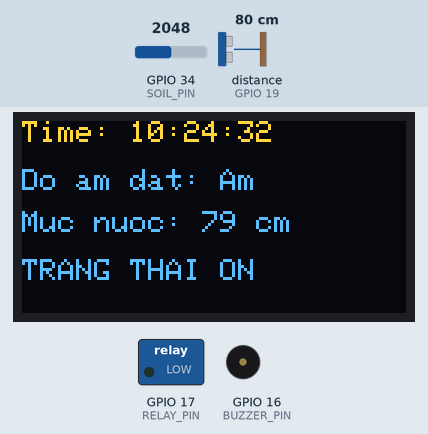
This sketch was run on a simulated ESP32. Parts: 128×64 one-colour display, switched loads named in the sketch (green lamp = pin HIGH), buzzer (waves = sounding, pin HIGH). Wiring (inferred from the names in the program): ultrasonic range finder: trigger GPIO 18; echo GPIO 19. Inputs (shaded band) come from the test bench; at power-on: distance to the obstacle (sensor on GPIO 19) 80 cm, GPIO 34 (SOIL_PIN) = 2048. The echo pulse lasts 58.3 µs per cm; the OLED is the two-colour kind (top 16 rows yellow); WiFi joins after 1.5 s; servers stay silent unless stated; the local clock reads 2024-03-15 10:24:30 at power-on unless the sketch sets it; pins used as bus, display or sensor lines are not drawn.

Above: at 2.7 s.
2.8 s: distance to the obstacle (sensor on GPIO 19) set to 8 cm
At 3.9 s:
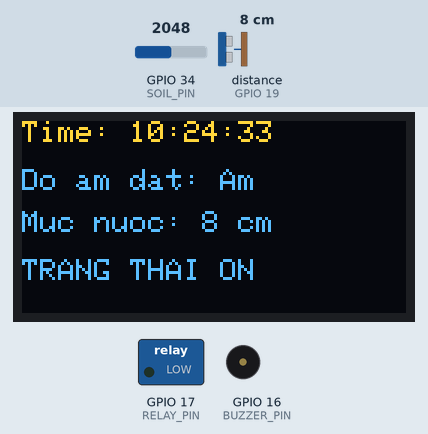
5.6 s: distance to the obstacle (sensor on GPIO 19) set to 5 cm
At 6.7 s:
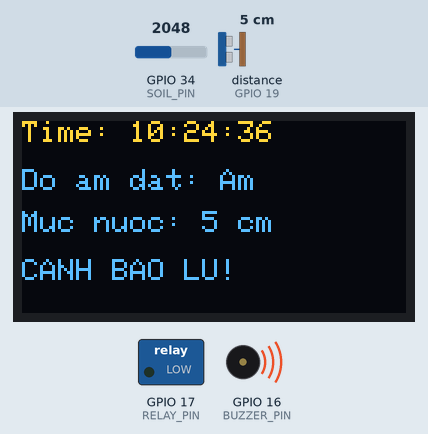
9.7 s: GPIO 34 (SOIL_PIN) set to 2411
11.7 s: GPIO 34 (SOIL_PIN) set to 2478
At 13.0 s:
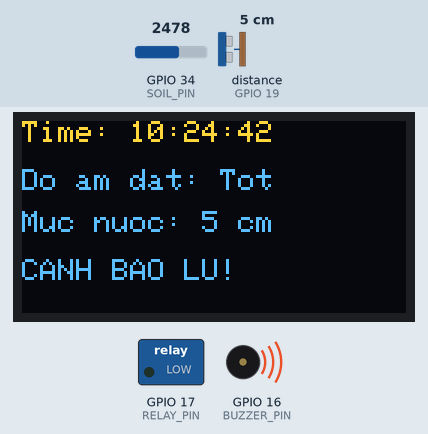
15.8 s: distance to the obstacle (sensor on GPIO 19) set to 9 cm
At 17.0 s:
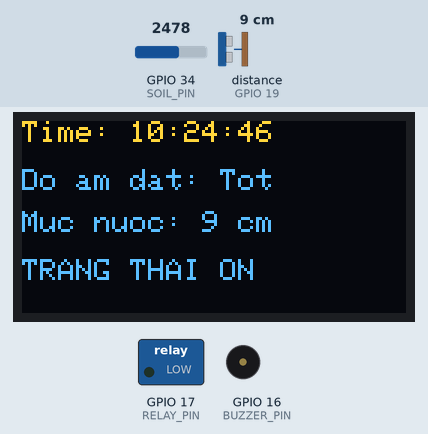
19.9 s: GPIO 34 (SOIL_PIN) set to 3242
21.7 s: GPIO 34 (SOIL_PIN) set to 3346
At 22.8 s:
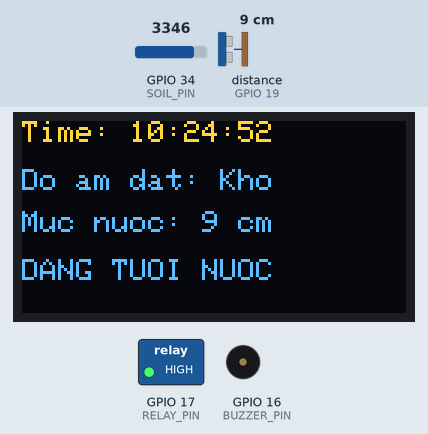
Timing chart, 0 to 24.7 s (numbered marks = the images above; inputs shaded):
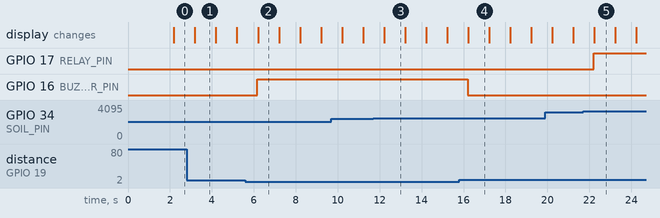

The sketch:

code.ino
```cpp
#include <WiFi.h>
#include <HTTPClient.h>
#include <Wire.h>
#include <Adafruit_GFX.h>
#include <Adafruit_SSD1306.h>
#include <time.h>
#include <ArduinoJson.h>
// ================== WIFI + FIREBASE ==================
#define WIFI_SSID      "TP-Link_0528"
#define WIFI_PASSWORD  "34688946"
#define DATABASE_URL   "https://doan-5d191-default-rtdb.firebaseio.com"

// ================== PIN ==================
#define SOIL_PIN    34
#define TRIG_PIN    18
#define ECHO_PIN    19
#define RELAY_PIN   17
#define BUZZER_PIN  16

// ================== OLED ==================
#define SCREEN_WIDTH 128
#define SCREEN_HEIGHT 64
#define OLED_RESET -1
Adafruit_SSD1306 display(SCREEN_WIDTH, SCREEN_HEIGHT, &Wire, OLED_RESET);

// ================== NGUONG ==================
#define NGUONG_KHO        30
#define NGUONG_TOT        60
#define NGUONG_AM         85
#define NGUONG_MUC_NUOC   7   // cm

// ================== TIMER ==================
unsigned long lastLoop = 0;
unsigned long lastFirebase = 0;
#define FIREBASE_INTERVAL 30000

// ================== MANUAL ==================
bool manual_override = false;
bool pump_state_from_db = false;
bool buzzer_state_from_db = false;

// ================== FIREBASE HELPER ==================
String firebaseUrl(String path) {
  return String(DATABASE_URL) + path;
}

bool httpGET(String url, String &out) {
  HTTPClient http;
  http.begin(url);
  int code = http.GET();
  if (code > 0) out = http.getString();
  http.end();
  return code > 0;
}

bool httpPUT(String url, String payload) {
  HTTPClient http;
  http.begin(url);
  http.addHeader("Content-Type", "application/json");
  int code = http.PUT(payload);
  http.end();
  return (code == 200 || code == 201 || code == 204);
}

bool httpDELETE(String url) {
  HTTPClient http;
  http.begin(url);
  int code = http.sendRequest("DELETE");
  http.end();
  return (code == 200 || code == 201 || code == 204);
}

bool jsonIsTrue(String s) {
  s.trim();
  return (s == "true");
}

// ================== SENSOR ==================
int readSoilPercent() {
  int adc = analogRead(SOIL_PIN);
  const int DRY_ADC = 4095;
  const int WET_ADC = 1400;
  int pct = map(adc, DRY_ADC, WET_ADC, 0, 100);
  return constrain(pct, 0, 100);
}

String soilText(int soil) {
  if (soil < NGUONG_KHO) return "Kho";
  if (soil <= NGUONG_TOT) return "Tot";
  if (soil <= NGUONG_AM)  return "Am";
  return "Sat lo";
}

long readWaterLevel() {
  digitalWrite(TRIG_PIN, LOW); delayMicroseconds(2);
  digitalWrite(TRIG_PIN, HIGH); delayMicroseconds(10);
  digitalWrite(TRIG_PIN, LOW);
  unsigned long d = pulseIn(ECHO_PIN, HIGH, 30000);
  if (d == 0) return -1;
  return d * 0.0343 / 2;
}

String getTimeNow() {
  struct tm t;
  if (!getLocalTime(&t)) return "--:--:--";
  char buf[20];
  strftime(buf, sizeof(buf), "%H:%M:%S", &t);
  return String(buf);
}

String getDateTimeNow() {
  struct tm t;
  if (!getLocalTime(&t)) return "----/--/-- --:--:--";
  char buf[20];
  strftime(buf, sizeof(buf), "%Y-%m-%d %H:%M:%S", &t);
  return String(buf);
}

String getTimestampKey() {
  struct tm t;
  if (!getLocalTime(&t)) return "0000-00-00-00-00-00";
  char buf[20];
  strftime(buf, sizeof(buf), "%Y-%m-%d-%H-%M-%S", &t);
  return String(buf);
}

// ================== MANUAL FETCH ==================
void fetchManualControl() {
  String body;
  if (httpGET(firebaseUrl("/realtime_sensors/manual_override.json"), body))
    manual_override = jsonIsTrue(body);

  if (httpGET(firebaseUrl("/realtime_sensors/pump_state.json"), body))
    pump_state_from_db = jsonIsTrue(body);

  if (httpGET(firebaseUrl("/realtime_sensors/buzzer_state.json"), body))
    buzzer_state_from_db = jsonIsTrue(body);
}

// ================== SETUP ==================
void setup() {
  Serial.begin(115200);

  pinMode(RELAY_PIN, OUTPUT);
  pinMode(BUZZER_PIN, OUTPUT);
  pinMode(TRIG_PIN, OUTPUT);
  pinMode(ECHO_PIN, INPUT);

  Wire.begin(21, 22);
  display.begin(SSD1306_SWITCHCAPVCC, 0x3C);

  display.clearDisplay();
  display.setTextSize(1);
  display.setTextColor(SSD1306_WHITE);
  display.setCursor(0, 20);
  display.println("Dang ket noi WiFi...");
  display.display();

  WiFi.begin(WIFI_SSID, WIFI_PASSWORD);
  while (WiFi.status() != WL_CONNECTED) delay(300);

  configTime(25200, 0, "pool.ntp.org");
}

// ================== LOOP ==================
void loop() {
  unsigned long now = millis();

  if (now - lastLoop > 1000) {
    lastLoop = now;

    fetchManualControl();

    int soil = readSoilPercent();
    String soil_state = soilText(soil);
    long water = readWaterLevel();

    bool pump = false;
    bool buzzer = false;
    String status = "";

    bool luLut = (water >= 0 && water < NGUONG_MUC_NUOC);

    if (manual_override) {
      pump = pump_state_from_db;
      buzzer = buzzer_state_from_db;
      status = "CHE DO TAY";

    } else {
      if (luLut) {
        pump = false;
        buzzer = true;
        status = "CANH BAO LU!";

      } else if (soil_state == "Sat lo") {
        pump = false;
        buzzer = true;
        status = "SAT LO DAT!";

      } else if (soil_state == "Kho") {
        pump = true;
        buzzer = false;
        status = "DANG TUOI NUOC";

      } else {
        pump = false;
        buzzer = false;
        status = "TRANG THAI ON";
      }
    }

    digitalWrite(RELAY_PIN, pump ? HIGH : LOW);
    digitalWrite(BUZZER_PIN, buzzer ? HIGH : LOW);

    // -------- OLED --------
    display.clearDisplay();
    display.setCursor(0, 0);
    display.print("Time: "); display.println(getTimeNow());

    display.setCursor(0, 16);
    display.print("Do am dat: ");
    display.println(soil_state);

    display.setCursor(0, 30);
    display.print("Muc nuoc: ");
    if (water >= 0) display.print(String(water) + " cm");
    else display.print("LOI");

    display.setCursor(0, 46);
    display.println(status);
    display.display();
  }

  // -------- FIREBASE --------
  if (WiFi.status() == WL_CONNECTED && now - lastFirebase > FIREBASE_INTERVAL) {
    lastFirebase = now;

    int soil = readSoilPercent();
    long water = readWaterLevel();
    String soil_text = soilText(soil);
    String datetime = getDateTimeNow();
    String key = getTimestampKey();

    httpPUT(firebaseUrl("/realtime_sensors/doam.json"), String(soil));
    httpPUT(firebaseUrl("/realtime_sensors/doam_text.json"), "\"" + soil_text + "\"");
    httpPUT(firebaseUrl("/realtime_sensors/mucnuoc.json"), String(water));
    httpPUT(firebaseUrl("/realtime_sensors/trangthai.json"), "\"" + String(digitalRead(BUZZER_PIN) ? "CANH BAO" : "BINH THUONG") + "\"");

    String shallow_url = firebaseUrl("/history.json?shallow=true");
    String shallow_body;
    size_t count = 0;
    if (httpGET(shallow_url, shallow_body)) {
      DynamicJsonDocument doc(2048);  // Du phong cho nhieu key
      DeserializationError error = deserializeJson(doc, shallow_body);
      if (!error) {
        count = doc.size();
      }
    }
    if (count >= 20) {
      String query_url = firebaseUrl("/history.json?orderBy=\"$key\"&limitToFirst=1");
      String query_body;
      if (httpGET(query_url, query_body)) {
        DynamicJsonDocument qdoc(1024);
        DeserializationError qerror = deserializeJson(qdoc, query_body);
        if (!qerror) {
          JsonObject root = qdoc.as<JsonObject>();
          if (root.size() > 0) {
            String old_key = root.begin()->key().c_str();
            String del_url = firebaseUrl("/history/" + old_key + ".json");
            httpDELETE(del_url);
          }
        }
      }
    }
    String payload = "{\"doam\":" + String(soil) + ", \"doam_text\":\"" + soil_text + "\", \"mucnuoc\":" + String(water) + ", \"datetime\":\"" + datetime + "\"}";
    String put_url = firebaseUrl("/history/" + key + ".json");
    httpPUT(put_url, payload);
    httpPUT(firebaseUrl("/realtime_sensors/last_update.json"), "\"" + datetime + "\"");
  }
  delay(10);
}
```

Measured:
- the behaviour switches between 7 and 6 cm on distance to the obstacle (sensor on GPIO 19) (found by bisection; images 1 and 2)
- the behaviour switches between 2451 and 2452 on GPIO 34 (SOIL_PIN) (found by bisection; images 2 and 3)
- the behaviour switches between 3286 and 3287 on GPIO 34 (SOIL_PIN) (found by bisection; images 4 and 5)
- after the input at 5.6 s, GPIO 16 (BUZZER_PIN): LOW → HIGH after 0.57 s; the display: changes after 0.60 s (image 2)
- after the input at 11.7 s, the display: changes after 0.51 s (image 3)
- after the input at 15.8 s, GPIO 16 (BUZZER_PIN): HIGH → LOW after 0.40 s; the display: changes after 0.42 s (image 4)
- after the input at 21.7 s, GPIO 17 (RELAY_PIN): LOW → HIGH after 0.51 s; the display: changes after 0.54 s (image 5)
